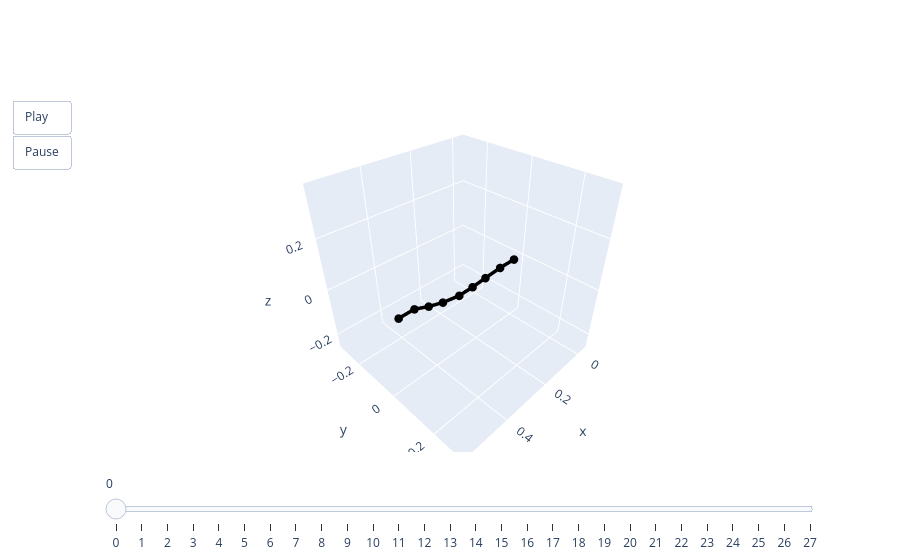

Notebook code cell kept with this figure:
### Code cell
animate(valid.qs[0])

### Figure 1 — Plotly figure (JSON) as saved in the notebook; plotly's stock layout.template omitted (floating-point values rounded to 4 significant figures)
{"data": [{"line": {"color": "black", "width": 7}, "marker": {"size": 5}, "mode": "lines+markers", "type": "scatter3d", "x": [0, 0.07892, 0.1576, 0.223, 0.2874, 0.3621, 0.4221, 0.4783, 0.5387], "y": [0, 0, 0, 0, 0, 0, 0, 0, 0], "z": [0, 0, -0.005945, -0.01131, -0.0134, -0.0003278, 0.01783, 0.03981, 0.03981]}], "layout": {"scene": {"aspectmode": "cube", "xaxis": {"autorange": false, "range": [-0.05387, 0.5926]}, "yaxis": {"autorange": false, "range": [-0.3232, 0.3232]}, "zaxis": {"autorange": false, "range": [-0.2643, 0.3821]}}, "sliders": [{"steps": [{"args": [["0"], {"frame": {"duration": 0, "redraw": true}, "mode": "immediate"}], "label": "0", "method": "animate"}, {"args": [["1"], {"frame": {"duration": 0, "redraw": true}, "mode": "immediate"}], "label": "1", "method": "animate"}, {"args": [["2"], {"frame": {"duration": 0, "redraw": true}, "mode": "immediate"}], "label": "2", "method": "animate"}, {"args": [["3"], {"frame": {"duration": 0, "redraw": true}, "mode": "immediate"}], "label": "3", "method": "animate"}, {"args": [["4"], {"frame": {"duration": 0, "redraw": true}, "mode": "immediate"}], "label": "4", "method": "animate"}, {"args": [["5"], {"frame": {"duration": 0, "redraw": true}, "mode": "immediate"}], "label": "5", "method": "animate"}, {"args": [["6"], {"frame": {"duration": 0, "redraw": true}, "mode": "immediate"}], "label": "6", "method": "animate"}, {"args": [["7"], {"frame": {"duration": 0, "redraw": true}, "mode": "immediate"}], "label": "7", "method": "animate"}, {"args": [["8"], {"frame": {"duration": 0, "redraw": true}, "mode": "immediate"}], "label": "8", "method": "animate"}, {"args": [["9"], {"frame": {"duration": 0, "redraw": true}, "mode": "immediate"}], "label": "9", "method": "animate"}, {"args": [["10"], {"frame": {"duration": 0, "redraw": true}, "mode": "immediate"}], "label": "10", "method": "animate"}, {"args": [["11"], {"frame": {"duration": 0, "redraw": true}, "mode": "immediate"}], "label": "11", "method": "animate"}, {"args": [["12"], {"frame": {"duration": 0, "redraw": true}, "mode": "immediate"}], "label": "12", "method": "animate"}, {"args": [["13"], {"frame": {"duration": 0, "redraw": true}, "mode": "immediate"}], "label": "13", "method": "animate"}, {"args": [["14"], {"frame": {"duration": 0, "redraw": true}, "mode": "immediate"}], "label": "14", "method": "animate"}, {"args": [["15"], {"frame": {"duration": 0, "redraw": true}, "mode": "immediate"}], "label": "15", "method": "animate"}, {"args": [["16"], {"frame": {"duration": 0, "redraw": true}, "mode": "immediate"}], "label": "16", "method": "animate"}, {"args": [["17"], {"frame": {"duration": 0, "redraw": true}, "mode": "immediate"}], "label": "17", "method": "animate"}, {"args": [["18"], {"frame": {"duration": 0, "redraw": true}, "mode": "immediate"}], "label": "18", "method": "animate"}, {"args": [["19"], {"frame": {"duration": 0, "redraw": true}, "mode": "immediate"}], "label": "19", "method": "animate"}, {"args": [["20"], {"frame": {"duration": 0, "redraw": true}, "mode": "immediate"}], "label": "20", "method": "animate"}, {"args": [["21"], {"frame": {"duration": 0, "redraw": true}, "mode": "immediate"}], "label": "21", "method": "animate"}, {"args": [["22"], {"frame": {"duration": 0, "redraw": true}, "mode": "immediate"}], "label": "22", "method": "animate"}, {"args": [["23"], {"frame": {"duration": 0, "redraw": true}, "mode": "immediate"}], "label": "23", "method": "animate"}, {"args": [["24"], {"frame": {"duration": 0, "redraw": true}, "mode": "immediate"}], "label": "24", "method": "animate"}, {"args": [["25"], {"frame": {"duration": 0, "redraw": true}, "mode": "immediate"}], "label": "25", "method": "animate"}, {"args": [["26"], {"frame": {"duration": 0, "redraw": true}, "mode": "immediate"}], "label": "26", "method": "animate"}, {"args": [["27"], {"frame": {"duration": 0, "redraw": true}, "mode": "immediate"}], "label": "27", "method": "animate"}]}], "updatemenus": [{"buttons": [{"args": [null, {"frame": {"duration": 50, "redraw": true}, "fromcurrent": true}], "label": "Play", "method": "animate"}, {"args": [[null], {"frame": {"duration": 0, "redraw": true}, "mode": "immediate"}], "label": "Pause", "method": "animate"}], "showactive": false, "type": "buttons"}]}}
